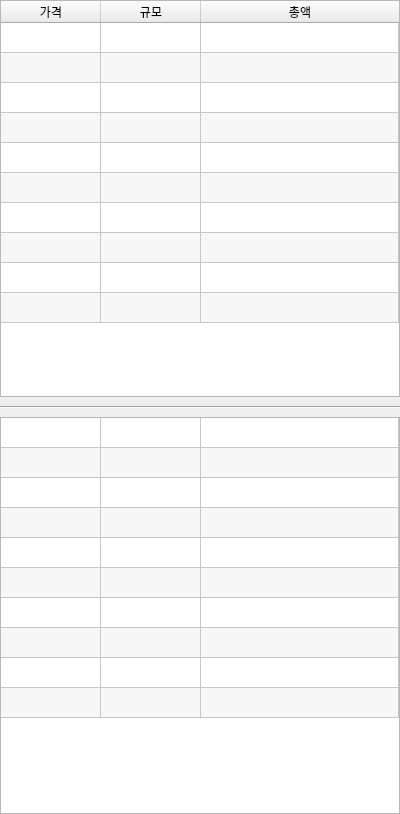
<?xml version="1.0" encoding="UTF-8"?>
<ui version="4.0">
 <class>Form</class>
 <widget class="QWidget" name="Form">
  <property name="geometry">
   <rect>
    <x>0</x>
    <y>0</y>
    <width>400</width>
    <height>814</height>
   </rect>
  </property>
  <property name="minimumSize">
   <size>
    <width>400</width>
    <height>0</height>
   </size>
  </property>
  <property name="windowTitle">
   <string>Form</string>
  </property>
  <layout class="QVBoxLayout" name="verticalLayout">
   <property name="spacing">
    <number>0</number>
   </property>
   <property name="leftMargin">
    <number>0</number>
   </property>
   <property name="topMargin">
    <number>0</number>
   </property>
   <property name="rightMargin">
    <number>0</number>
   </property>
   <property name="bottomMargin">
    <number>0</number>
   </property>
   <item>
    <widget class="QTableWidget" name="tableAsks">
     <property name="sizePolicy">
      <sizepolicy hsizetype="Minimum" vsizetype="Minimum">
       <horstretch>0</horstretch>
       <verstretch>0</verstretch>
      </sizepolicy>
     </property>
     <property name="verticalScrollBarPolicy">
      <enum>Qt::ScrollBarAlwaysOff</enum>
     </property>
     <property name="horizontalScrollBarPolicy">
      <enum>Qt::ScrollBarAlwaysOff</enum>
     </property>
     <property name="editTriggers">
      <set>QAbstractItemView::NoEditTriggers</set>
     </property>
     <property name="alternatingRowColors">
      <bool>true</bool>
     </property>
     <property name="rowCount">
      <number>10</number>
     </property>
     <property name="columnCount">
      <number>3</number>
     </property>
     <attribute name="horizontalHeaderStretchLastSection">
      <bool>true</bool>
     </attribute>
     <attribute name="verticalHeaderVisible">
      <bool>false</bool>
     </attribute>
     <row/>
     <row/>
     <row/>
     <row/>
     <row/>
     <row/>
     <row/>
     <row/>
     <row/>
     <row/>
     <column>
      <property name="text">
       <string>가격</string>
      </property>
     </column>
     <column>
      <property name="text">
       <string>규모</string>
      </property>
     </column>
     <column>
      <property name="text">
       <string>총액</string>
      </property>
     </column>
    </widget>
   </item>
   <item>
    <widget class="Line" name="line">
     <property name="minimumSize">
      <size>
       <width>0</width>
       <height>20</height>
      </size>
     </property>
     <property name="lineWidth">
      <number>1</number>
     </property>
     <property name="orientation">
      <enum>Qt::Horizontal</enum>
     </property>
    </widget>
   </item>
   <item>
    <widget class="QTableWidget" name="tableBids">
     <property name="sizePolicy">
      <sizepolicy hsizetype="Minimum" vsizetype="Minimum">
       <horstretch>0</horstretch>
       <verstretch>0</verstretch>
      </sizepolicy>
     </property>
     <property name="verticalScrollBarPolicy">
      <enum>Qt::ScrollBarAlwaysOff</enum>
     </property>
     <property name="horizontalScrollBarPolicy">
      <enum>Qt::ScrollBarAlwaysOff</enum>
     </property>
     <property name="editTriggers">
      <set>QAbstractItemView::NoEditTriggers</set>
     </property>
     <property name="alternatingRowColors">
      <bool>true</bool>
     </property>
     <property name="rowCount">
      <number>10</number>
     </property>
     <property name="columnCount">
      <number>3</number>
     </property>
     <attribute name="horizontalHeaderVisible">
      <bool>false</bool>
     </attribute>
     <attribute name="horizontalHeaderStretchLastSection">
      <bool>true</bool>
     </attribute>
     <attribute name="verticalHeaderVisible">
      <bool>false</bool>
     </attribute>
     <row/>
     <row/>
     <row/>
     <row/>
     <row/>
     <row/>
     <row/>
     <row/>
     <row/>
     <row/>
     <column/>
     <column/>
     <column/>
    </widget>
   </item>
  </layout>
 </widget>
 <resources/>
 <connections/>
</ui>
